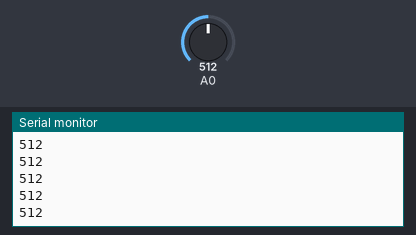
A sketch run on a simulated Arduino Uno, built with avr-gcc and run on an emulated ATmega328P. On the bench: the last lines printed to the serial monitor. Inputs (shaded band) come from the test bench; at power-on: A0 = 512.

Above: at 1.2 s.
1.3 s: A0 set to 716
At 1.56 s:
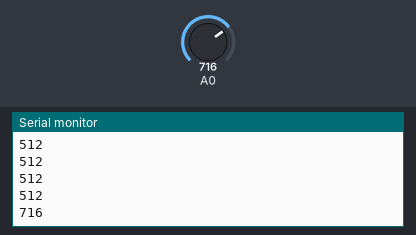
2.8 s: A0 set to 900
At 2.96 s:
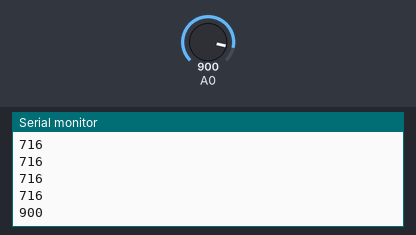
Timing chart, 0 to 5.8 s (numbered marks = the images above; inputs shaded):
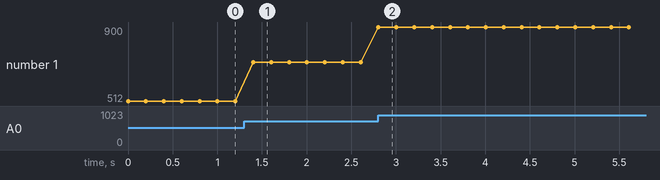

The sketch:

SE014_sketch.ino
```cpp
// Stałe czujnika
const float sensorVoltageRef = 5.0;   // Napięcie odniesienia (zasilania czujnika)
const float sensorSensitivity = 0.49; // Czułość czujnika w V/T (490 mV/T dla SE014)

// Stała konwersji ADC na napięcie
const int adcMaxValue = 1023; // 10-bitowy ADC

void setup()
{
    Serial.begin(9600);
    pinMode(A0, INPUT);
}

void loop()
{
    int sensorValue = analogRead(A0);
    Serial.println(sensorValue);

    delay(200);
}
```

Measured:
- after the input at 1.3 s, the serial monitor: prints a new line after 0.10 s (image 1)
- after the input at 2.8 s, the serial monitor: prints a new line at once (image 2)
- plotted number 1: 512 → 716 after the input at 1.3 s, 716 → 900 after the input at 2.8 s
